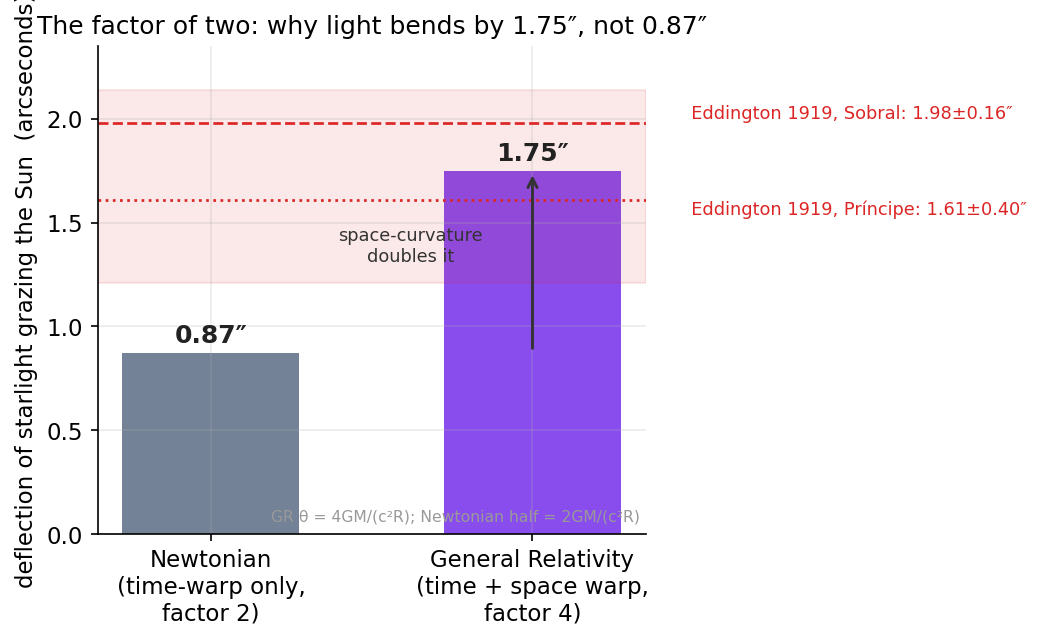

Write Python code to recreate this figure.
import numpy as np, matplotlib
matplotlib.use("Agg")
import matplotlib.pyplot as plt
plt.rcParams.update({"figure.dpi":150,"savefig.dpi":150,"font.size":11,
    "axes.grid":True,"grid.alpha":0.25,"axes.spines.top":False,"axes.spines.right":False,
    "axes.titlesize":12,"figure.facecolor":"white","axes.facecolor":"white"})
C_FW="#7c3aed"; C_NEWTON="#64748b"; C_MOND="#0891b2"; C_DATA="#dc2626"

# Light bending at the Sun's limb: GR full value vs the Newtonian 'falling photon' half value.
# theta = (factor) * G M / (c^2 R).  Newtonian factor 2, GR factor 4 (time + space curvature).
G=6.674e-11; c=3.00e8; Msun=1.989e30; Rsun=6.96e8
arcsec=206265.0
theta_GR    = 4*G*Msun/(c**2*Rsun)*arcsec    # ~1.75"
theta_Newt  = 2*G*Msun/(c**2*Rsun)*arcsec    # ~0.87"

fig, ax = plt.subplots(figsize=(7.2,4.4))
labels=["Newtonian\n(time-warp only,\nfactor 2)", "General Relativity\n(time + space warp,\nfactor 4)"]
vals=[theta_Newt, theta_GR]
cols=[C_NEWTON, C_FW]
x=np.arange(2)
bars=ax.bar(x, vals, color=cols, width=0.55, alpha=0.9)
ax.set_xticks(x); ax.set_xticklabels(labels)
ax.set_ylabel("deflection of starlight grazing the Sun  (arcseconds)")
ax.set_title("The factor of two: why light bends by 1.75″, not 0.87″")
ax.set_ylim(0,2.35)

for xi,v in zip(x,vals):
    ax.text(xi, v+0.05, f"{v:.2f}″", ha="center", fontsize=12, fontweight="bold", color="#222")

# 1919 Eddington eclipse measurements (real historical values), drawn as an observation band
sobral=(1.98,0.16); principe=(1.61,0.40)
ax.axhspan(principe[0]-principe[1], sobral[0]+sobral[1], color=C_DATA, alpha=0.10)
ax.axhline(sobral[0], color=C_DATA, ls="--", lw=1.3)
ax.axhline(principe[0], color=C_DATA, ls=":", lw=1.3)
ax.text(1.46, sobral[0], f"  Eddington 1919, Sobral: {sobral[0]:.2f}±{sobral[1]:.2f}″",
        color=C_DATA, fontsize=8.5, va="bottom", ha="left")
ax.text(1.46, principe[0], f"  Eddington 1919, Príncipe: {principe[0]:.2f}±{principe[1]:.2f}″",
        color=C_DATA, fontsize=8.5, va="top", ha="left")

# the 'doubling' arrow
ax.annotate("", xy=(1,theta_GR), xytext=(1,theta_Newt),
            arrowprops=dict(arrowstyle="->", color="#333", lw=1.4))
ax.text(0.62, (theta_GR+theta_Newt)/2, "space-curvature\ndoubles it", fontsize=8.5,
        color="#333", ha="center")

ax.text(0.99,0.02,"GR θ = 4GM/(c²R); Newtonian half = 2GM/(c²R)",
        transform=ax.transAxes, ha="right", va="bottom", fontsize=7.5, color="#999")
fig.tight_layout(); fig.savefig("ch08_light_bending_factor_two.png", bbox_inches="tight"); print("ok")
